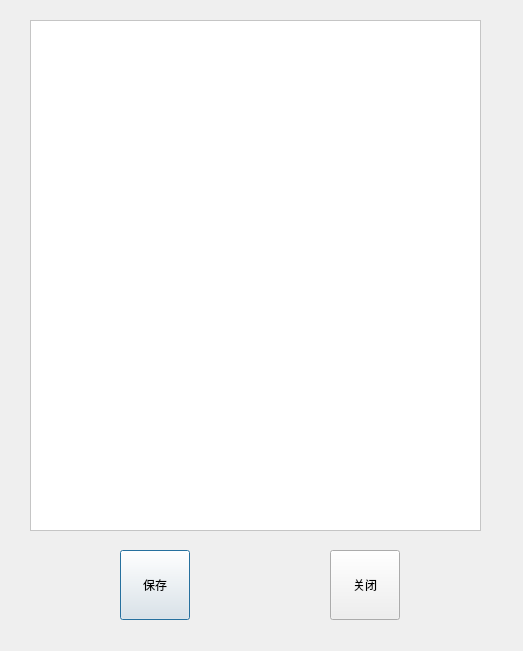
<?xml version="1.0" encoding="UTF-8"?>
<ui version="4.0">
 <class>MixSettingDialog</class>
 <widget class="QDialog" name="MixSettingDialog">
  <property name="geometry">
   <rect>
    <x>0</x>
    <y>0</y>
    <width>523</width>
    <height>651</height>
   </rect>
  </property>
  <property name="sizePolicy">
   <sizepolicy hsizetype="Expanding" vsizetype="Expanding">
    <horstretch>0</horstretch>
    <verstretch>0</verstretch>
   </sizepolicy>
  </property>
  <property name="windowTitle">
   <string>Dialog</string>
  </property>
  <property name="styleSheet">
   <string notr="true"/>
  </property>
  <widget class="QTableView" name="rate_tableView">
   <property name="geometry">
    <rect>
     <x>30</x>
     <y>20</y>
     <width>451</width>
     <height>511</height>
    </rect>
   </property>
   <property name="styleSheet">
    <string notr="true">background-color: rgb(255, 255, 255);</string>
   </property>
  </widget>
  <widget class="QPushButton" name="save_pushButton">
   <property name="geometry">
    <rect>
     <x>120</x>
     <y>550</y>
     <width>70</width>
     <height>70</height>
    </rect>
   </property>
   <property name="text">
    <string>保存</string>
   </property>
  </widget>
  <widget class="QPushButton" name="close_pushButton">
   <property name="geometry">
    <rect>
     <x>330</x>
     <y>550</y>
     <width>70</width>
     <height>70</height>
    </rect>
   </property>
   <property name="styleSheet">
    <string notr="true"/>
   </property>
   <property name="text">
    <string>关闭</string>
   </property>
  </widget>
 </widget>
 <resources/>
 <connections/>
</ui>
